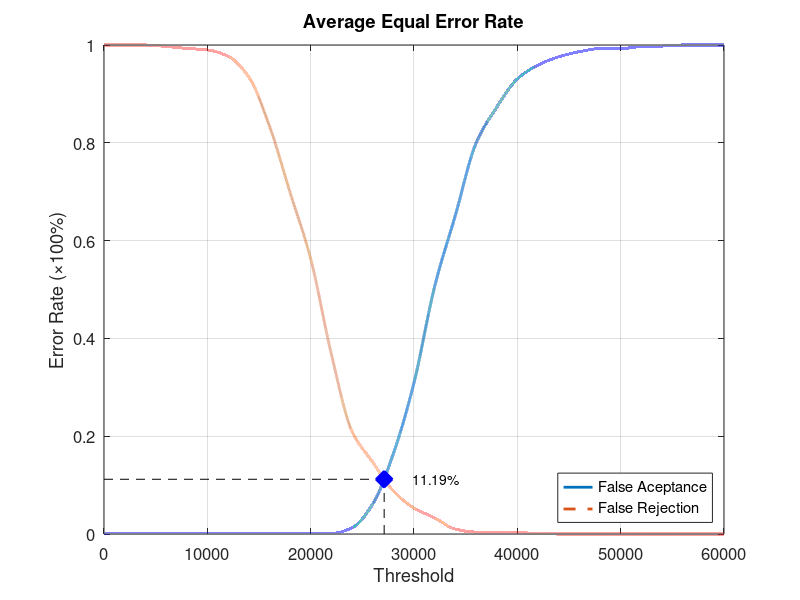
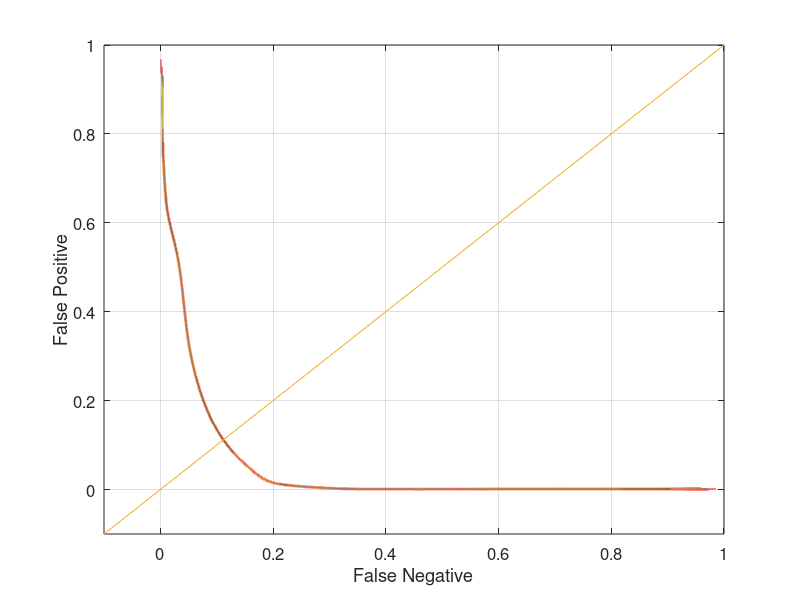

Write MATLAB code to recreate these figures, in order.
function yEER = Database4Average
close all;
clear;
clc;
x = 0:2000:60000;
xq = 0:0.5:60000;

y0 = [0 0.00105263 0.00105263 0.00105263 0.00105263 0.00105263 0.00105263 0.00105263 0.00105263 0.00105263 0.00105263 0.00105263 0.0126316 0.0610526 0.164211 0.309474 0.506316 0.651579 0.798947 0.872632 0.930526 0.958947 0.975789 0.986316 0.992632 0.992632 0.996842 0.997895 1 1 1];
yy0 = interp1(x, y0, xq, 'pchip');
y1 = [1 1 1 0.997 0.993 0.99 0.977 0.935 0.835 0.699 0.563 0.368 0.21 0.147 0.088 0.053 0.033 0.01 0.004 0.004 0.003 0.001 0 0 0 0 0 0 0 0 0];
yy1 = interp1(x, y1, xq, 'pchip');

% Calculating EER: 
y2 = abs(y0 - y1);
find(y2 == min(y2))
yy2 = abs(yy0 - yy1);
xEER = find(yy2 == min(yy2));
xEERIndex = xq(xEER) % X-axis EER
yEER = yy0(xEER) % Y-axis EER

main = figure
plot(xq, yy0,'-','LineWidth', 2);	hold on
plot(xq, yy1,'--','LineWidth', 2);	hold on
plot([xEERIndex xEERIndex], [0 yEER], 'k--');	hold on
plot([0 xEERIndex], [yEER yEER], 'k--');	hold on
plot(xEERIndex, yEER, 'bx', 'LineWidth', 10);	hold on
text(xEERIndex + 10 * xEERIndex / 100, yEER, [num2str(round((10000 * yEER)) / 100) '%'])
legend('False Aceptance', 'False Rejection', 'Location', 'SouthEast')
xlabel('Threshold')
ylabel('Error Rate (\times100%)')
title('Average Equal Error Rate')
set(gca, 'FontSize', 12)
axis([0 60000 0 1])
grid on

print(main, 'Database4AverageMain', '-dpng');
FNRxFPR = figure('Color', [1 1 1]);
plot(yy1, yy0, '-', yy1, yy0, 'LineWidth', 2);
hold on
y = -0.1:0.1:1
plot(y, y); 
set(gca, 'FontSize', 12)
xlabel('False Negative')
ylabel('False Positive')
axis([-0.1 1 -0.1 1])
set(gca, 'FontSize', 12)
grid on

print(FNRxFPR, 'Database4AverageFNRxFPR','-dpng');
end
